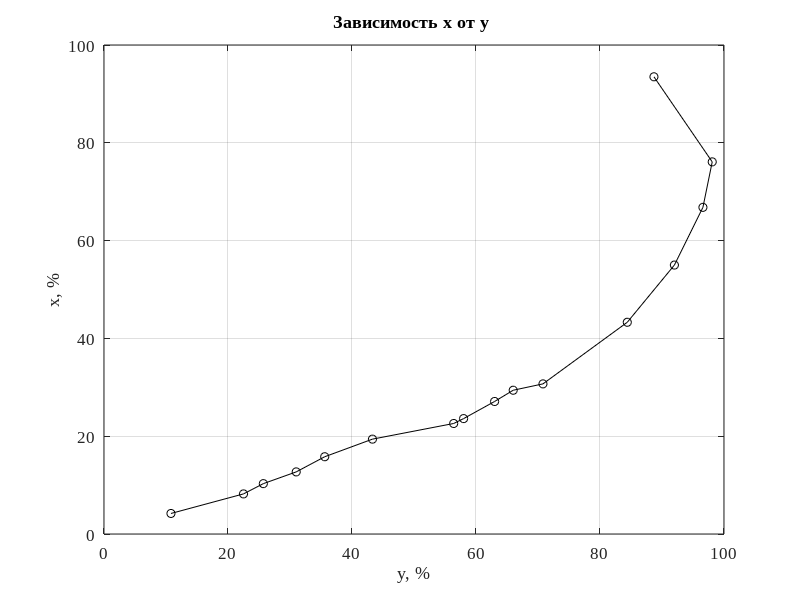

Write the MATLAB code that produced this figure.
%% Практическая работа 2 по МеРСИ...
..."Материальные расчеты процесса ректификации"
clear; clc; format; close all;

%% Исходные данные
x = [4.2 8.2 10.3 12.7 15.8 19.4 22.6 23.6 27.1 29.4 30.7 43.3 55 66.8 76.1 93.5];
y = [10.8 22.5 25.7 31 35.6 43.3 56.4 58 63 66 70.8 84.4 92 96.6 98.1 88.7];

t = [112.1 0 107.4 106.1 104.6 101.4 94.3 92.5 90.4 87 86 78.6 70.8 65.6 63.6 60.7];

GF = 11;
xD = 0.92;
xF = 0.52;
xW = 0.12;

M1 = 12*3+6+16;
M2 = 12*2+4+16*2;

%% Зависимость x от y
plot(y, x, 'ko-'); grid on;
xlabel('y, %', 'FontSize', 14, 'FontName', 'TimesNewRoman');
ylabel('x, %', 'FontSize', 14, 'FontName', 'TimesNewRoman');
title('Зависимость x от y ', 'FontSize', 14, 'FontName', 'TimesNewRoman');
set(gca, 'FontSize', 12, 'FontName', 'TimesNewRoman');

%% Массовые доли
MF = M1*xF + M2*(1-xF);
MW = M1*xW + M2*(1-xW);
MD = M1*xD + M2*(1-xD);

xFm = M1*xF / (M1*xF + M2* (1-xF));
xWm = M1*xW / (M1*xW + M2* (1-xW));
xDm = M1*xD / (M1*xD + M2* (1-xD));

%% Решение системы уравнений материального баланса
A = [MD MW; MD*xDm MW*xWm];
B = [GF*MF; GF*MF*xFm];
Gi = linsolve(A,B);
GD = Gi(1);
GW = Gi(2);

%% Флегмовое число
for i = 1:length(t)-1
    if (xF >= x(i)/100) && (xF < x(i+1)/100)
        yFs = y(i)/100 + (xF-x(i)/100)/(x(i+1)/100-x(i)/100)*(y(i+1)/100-y(i)/100);
        break;
    end
end
Rmin = (xD-yFs)/(yFs-xF);
R = 1.3*Rmin + 0.3;